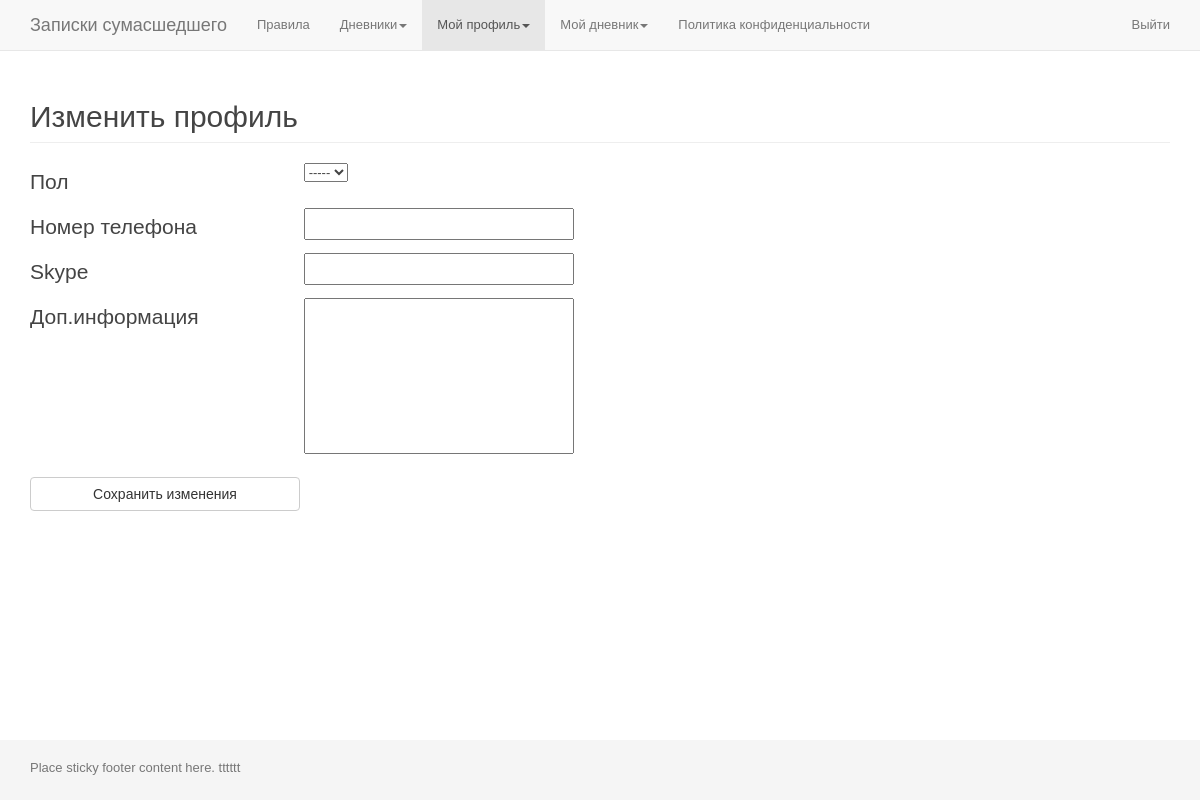
/change_profile/ (signed in), run on an earlier commit of the app's database.
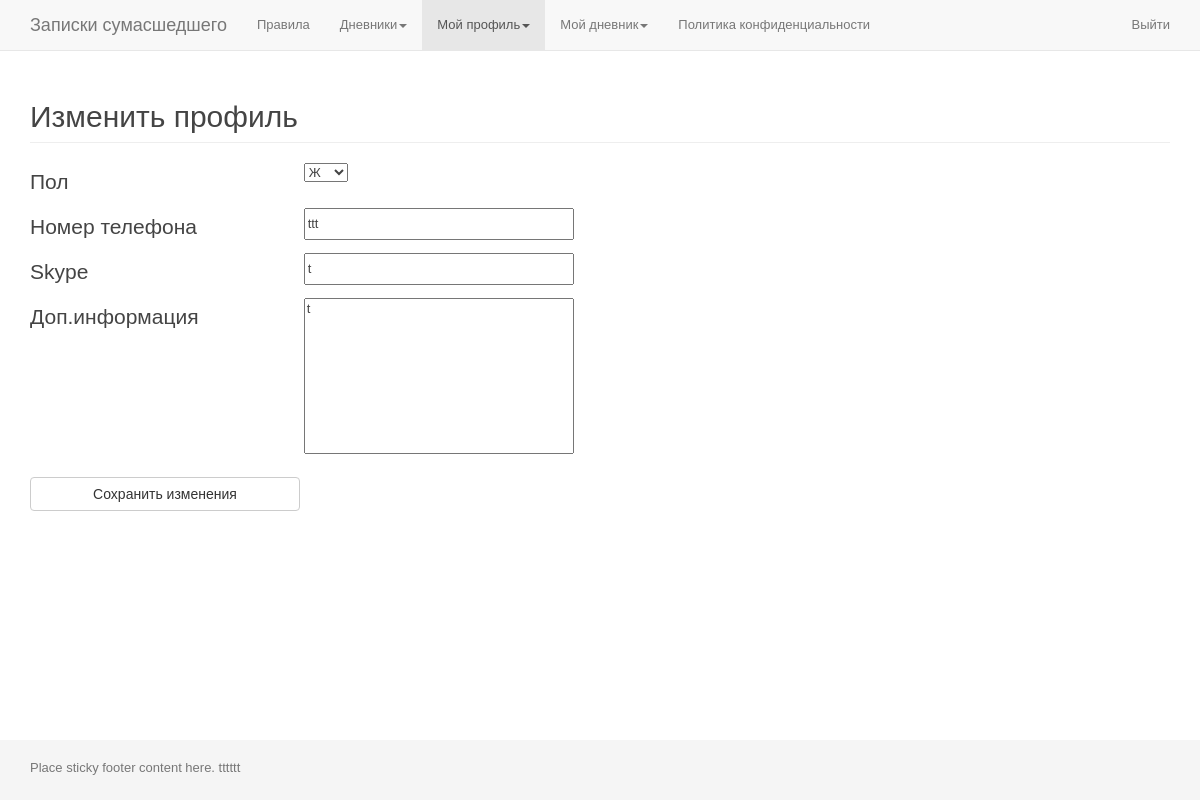
And on a later commit of the database.
### app_accounts/models.py (models this page shows)
class Gender(models.Model):
	gender = models.CharField(
		max_length=10,
		blank=True,
	)
	def __str__(self):
		return self.gender

class UserProfile(User):
	gender = models.ForeignKey(
		Gender,
		verbose_name='Пол',
		blank=True,
		null=True,
	)
	phone = models.CharField(
		max_length=50,
		blank=False,
	)
	skype = models.CharField(
		max_length=50,
		blank=False,
	)
	other = models.TextField(
		max_length=500,
		blank=False,
	)
	avatar = models.ImageField(
		upload_to='userprofile/avatar/',
		blank=True,
		null=True,
	)
	objects = UserManager()

### app_zapsum/views.py (the view)
# urls.py: url(r'^change_profile/$', 'views.change_profile', name='change_profile'),
@login_required
def change_profile(request):
	entry_user_profile = UserProfile.objects.get(user_ptr_id=request.user.id)
	avatar = entry_user_profile.avatar
	form = ProfileForm(instance=entry_user_profile)
	if request.method == "POST" and request.is_ajax():
		form = ProfileForm(request.POST, instance=entry_user_profile)
		if form.is_valid():
			form.save()
			return HttpResponse()
	t = loader.get_template('page_change_profile.html')
	c = RequestContext(request, {
		'form': form,
		'avatar': avatar,
	}, [custom_proc])
	return HttpResponse(t.render(c))

### app_accounts/forms.py
class ProfileForm(forms.ModelForm):
	gender = forms.ModelChoiceField(
		queryset=Gender.objects.all(),
		empty_label = None,
		label='Пол',
	)
	phone = forms.CharField(
		label='Номер телефона',
		widget=forms.TextInput(),
		required=False,
	)
	skype = forms.CharField(
		label='Skype',
		widget=forms.TextInput(),
		required=False,
	)
	other = forms.CharField(
		label='Доп.информация',
		widget=forms.Textarea,
		required=False,
	)
	class Meta:
		model = UserProfile
		fields = (
			'gender',
			'phone',
			'skype',
			'other',
		)

### app_accounts/templatetags/tags_app_accounts.py (called while the page is built)
@register.inclusion_tag("part_auth_area.html")
def part_auth_area(is_authenticated):
	return {
		'is_authenticated': is_authenticated,
	}

### app_zapsum/views.py (called while the page is built)
def custom_proc(request):
	return{
		'request': request,
	}

### app_zapsum/templates/page_change_profile.html (shortened to what this page needs)
{% extends "page_base.html" %}
{% load thumbnail %}
{% block content %}
	<section class="section profile">
		<div class="page-header">
			<h2>Изменить профиль</h2>
		</div>
		<form class="profile_form" id="profile_form" action="" method="post" novalidate>
			<div class="cell input_outer">
				<label class="label">{{ form.gender.label }}</label>
				{{ form.gender }}
			</div>
			<div class="cell input_outer">
				<label class="label">{{ form.phone.label }}</label>
				{{ form.phone }}
			</div>
			<div class="cell input_outer">
				<label class="label">{{ form.skype.label }}</label>
				{{ form.skype }}
			</div>
			<div class="cell input_outer">
				<label class="label">{{ form.other.label }}</label>
				{{ form.other }}
			</div>
			<div class="cell submit_outer">
				<input class="btn btn-default btn_submit" type="submit" value="Сохранить изменения">
			</div>
		</form>
	</section>
{% endblock %}

### zapsum/templates/page_base.html (shortened to what this page needs)
<!DOCTYPE html>
{% load staticfiles tags_app_accounts%}
<html lang="ru">
	<head>
		<link href="{% static 'zapsum/css/bootstrap/bootstrap.min.css' %}" rel="stylesheet">
		<link href="{% static 'zapsum/css/bootstrap/sticky-footer-navbar.css' %}" rel="stylesheet">
		<link href="{% static 'zapsum/css/styles.css' %}" rel="stylesheet">
		<link href="{% static 'app_accounts/css/styles.css' %}" rel="stylesheet">
	</head>
	<body>
		<div class="navbar navbar-default navbar-fixed-top nav_top" role="navigation">
			<div class="container">
				<div class="navbar-header">
					<a class="navbar-brand" href="{% url 'rules' %}">Записки сумасшедшего</a>
				</div>
				<div class="collapse navbar-collapse">
				  <ul class="nav navbar-nav">
					<li><a href="{% url 'rules' %}">Правила</a></li>
					<li class="dropdown">
						<a href="#" class="dropdown-toggle" data-toggle="dropdown">Дневники<span class="caret"></span></a>
					</li>
					{% if request.user.is_authenticated %}
					<li class="dropdown">
						<a href="#" class="dropdown-toggle" data-toggle="dropdown">Мой профиль<span class="caret"></span></a>
					</li>
					<li class="dropdown">
						<a href="#" class="dropdown-toggle" data-toggle="dropdown">Мой дневник<span class="caret"></span></a>
					</li>
					{% endif %}
					<li><a href="{% url 'privacy_policy' %}">Политика конфиденциальности</a></li>
				  </ul>
					<ul class="nav navbar-nav navbar-right">
						{% part_auth_area request.user.is_authenticated %}
					</ul>
				</div>
			</div>
		</div>
		<div class="container">
			{% block content %}{% endblock %}
		</div>
		<div class="footer">
			<div class="container">
				<p class="text-muted">Place sticky footer content here. {{ user }}</p>
			</div>
		</div>
	</body>
</html>

### app_accounts/templates/part_auth_area.html (shortened to what this page needs)
{% if is_authenticated %}
	<li>
		<a href="{% url 'logout' %}">Выйти</a>
	</li>
{% endif %}

### zapsum/static/zapsum/css/styles.css (style rules this page uses)
html, body, div, h1, h2, h3, h4, h5, h6, a, a img, p, ul, ol, li, span, fieldset , form, dl, dd, dt, table, tr, td, img { border: none; margin: 0; outline: none; padding: 0; }
html { height:100%; }
body { height:100%; margin: 0 auto; font: normal 13px arial, sans-serif; color: #444; }
a { color: #cc6633; }
ul { list-style-type: none; }
textarea { resize: none; }

### zapsum/static/app_accounts/css/styles.css (style rules this page uses)
form textarea, form input { width: 270px; display: inline-block; }
form .input_outer input { height: 32px; }
form .label { color: #444; font-size: 21px; font-weight: 300; line-height: 1.4; text-align: left; vertical-align: top; width: 270px; display: inline-block; padding-left: 0; }
form .submit_outer { padding-top: 20px; }

What changed in the data, as far as the page shows it:
computed for Gender: gender "-----" → "Ж"
changed UserProfile: phone (not shown) → "ttt"; skype (not shown) → "t"; other (not shown) → "t"
